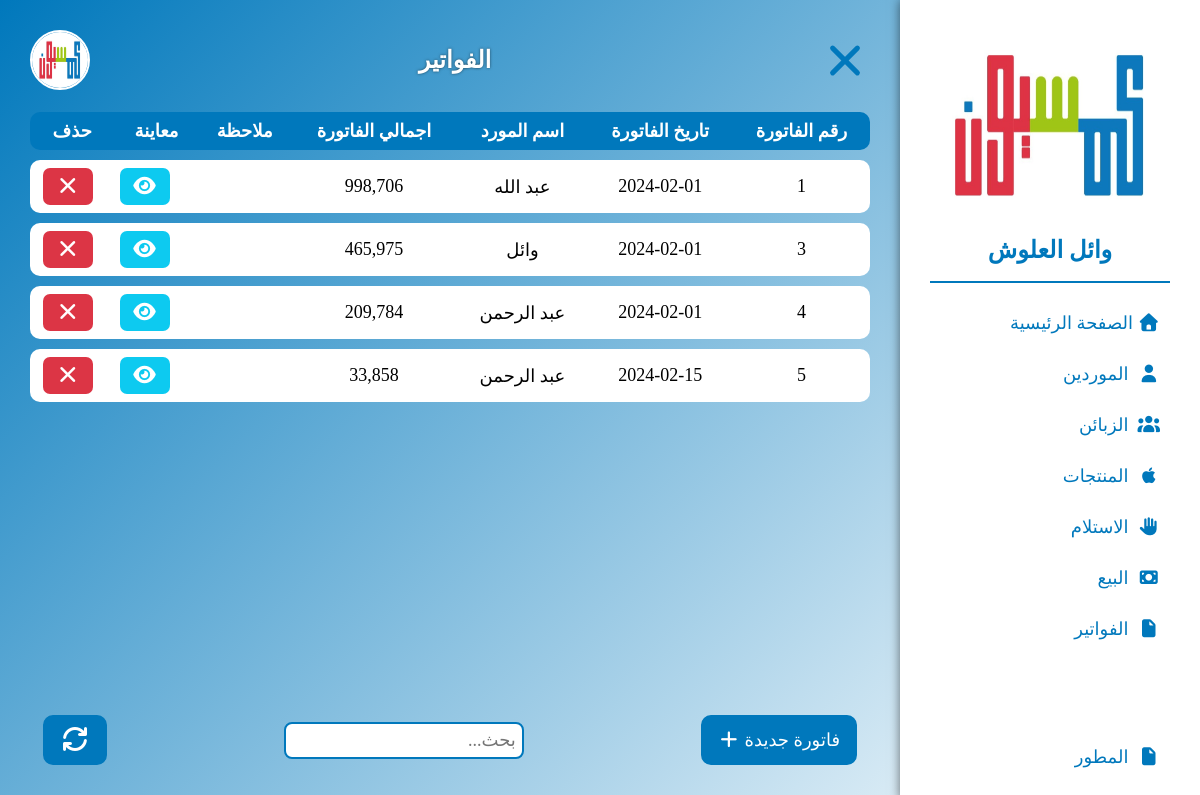
/reports.php (signed in), run on the app's committed database.
### tables this page shows
CREATE TABLE `pay_bill` (
  `pb_id` int(11) NOT NULL,
  `pb_date` date NOT NULL,
  `pb_note` text
);

### reports.php (the view, shortened to what this page needs)
<!DOCTYPE html>
<html>
<head>
    <?php include_once "includes/head.php"; ?>
</head>
<body>
    <?php include_once "includes/sider.php"; ?>
    <div class="container wid">
        <?php include_once "includes/header.php"; ?>
        <div class="table">
            <table>
                <thead>
                    <tr>
                        <th>رقم الفاتورة</th>
                        <th>تاريخ الفاتورة</th>
                        <th>اسم المورد</th>
                        <th> اجمالي الفاتورة</th>
                        <th>ملاحظة</th>
                        <th>معاينة</th>
                        <th>حذف</th>
                    </tr>
                </thead>
                <tbody id="tbody">
                    <?php
                    include_once "includes/conn.php";
                    if ($conn) {
                        $sql = mysqli_query($conn, 'SELECT DISTINCT pay_bill.pb_id,pb_date,f_name,pb_note FROM pay_bill,farmer,sale WHERE pay_bill.pb_id=sale.pb_id AND sale.f_id=farmer.f_id AND pay_bill.pb_id >=1 ORDER BY pb_id;');
                        if (mysqli_num_rows($sql) > 0) {
                            while ($data = mysqli_fetch_assoc($sql)) {
                    ?>
                                <tr>
                                    <td><?php echo $data["pb_id"]; ?></td>
                                    <td><?php echo $data["pb_date"]; ?></td>
                                    <td><?php echo $data["f_name"]; ?></td>
                                    <td>
                                        <?php include_once "includes/conn.php";
                                        if ($conn) {
                                            $pb_id = $data['pb_id'];
                                            $sql1 = mysqli_query($conn, "SELECT sum((s_price * s_weight )-(s_price * s_weight * p_comm)) FROM sale,product WHERE sale.p_id=product.p_id AND sale.pb_id = '$pb_id'");
                                            while ($data1 = mysqli_fetch_assoc($sql1)) {
                                                echo number_format(round($data1['sum((s_price * s_weight )-(s_price * s_weight * p_comm))'], 1));
                                            }
                                        } ?></td>
                                    <td><?php echo $data["pb_note"]; ?></td>
                                    <td class="">
                                        <div class="view" data-id="<?php echo $data["pb_id"]; ?>" data-note="<?php echo $data["pb_note"]; ?>"  data-date="<?php echo $data["pb_date"]; ?>" data-fname="<?php echo $data["f_name"]; ?>">
                                            <i class="fa-sharp fa-solid fa-eye"></i>
                                        </div>
                                    </td>
                                    <td class="">
                                        <div class="delet" data-id="<?php echo $data["pb_id"]; ?>">
                                            <i class="fa-solid fa-close"></i>
                                        </div>
                                    </td>
                                </tr>
                    <?php
                            }
                        }
                    }
                    ?>
                </tbody>
            </table>
        </div>
        <div class="settings flex-b p10">
            <div id="btn-dialog-add" class="btn">فاتورة جديدة <i class="fa-solid fa-plus"></i></div>
            <div class="input-box">
                <input type="text" id="search" name="search" autofocus placeholder="بحث...">
            </div>
            <a href="reports.php" class="btn btn-square">
                <i class="fa-solid fa-refresh"></i>
            </a>
        </div>
    </div>
</body>
</html>

### includes/head.php (shortened to what this page needs)
<link rel="stylesheet" href="styles/main.css">
<link rel="stylesheet" href="styles/navs.css">
<link rel="stylesheet" href="styles/table.css">
<link rel="stylesheet" href="https://cdnjs.cloudflare.com/ajax/libs/font-awesome/7.0.0/css/all.min.css">

### includes/sider.php (shortened to what this page needs)
<aside class="show">
    <img src="images/icon2.jpg">
    <h2 style="color: var(--main);"><?php echo $_SESSION["username"]; ?></h2>
    <hr>
    <a id="index" href="./"><i class="fa-solid fa-home"></i>&nbsp;الصفحة الرئيسية</a>
    <a id="suppliers" href="suppliers"><i class="fa-solid fa-user"></i>&nbsp; الموردين</a>
    <a id="customers" href="customers"><i class="fa-solid fa-users"></i>&nbsp; الزبائن</a>
    <a id="products" href="products"><i class="fa-brands fa-apple"></i>&nbsp; المنتجات</a>
    <a id="resevies" href="resevies"><i class="fa-solid fa-hand"></i>&nbsp; الاستلام</a>
    <a id="sales" href="sales"><i class="fa-solid fa-money-bill"></i>&nbsp; البيع</a>
    <a id="reports" href="reports" ><i class="fa-solid fa-file"></i>&nbsp; الفواتير</a>
    <br>
    <br>
    <br>
    <br>
    <a style="align-self: auto;" id="reports" href="devoloper"><i class="fa-solid fa-file"></i>&nbsp; المطور</a>
</aside>

### includes/header.php (shortened to what this page needs)
<header class="flex-b">
    <div class="btn-sider click"></div>
    <h2>
        <?php
        $page = basename($_SERVER["PHP_SELF"]);
        switch($page){
            case "reports.php": echo "الفواتير "; break;
        }
    ?>
    </h2>
    <img src="images/icon2.jpg">
</header>

### styles/main.css (style rules this page uses)
* { margin: 0; padding: 0; box-sizing: border-box; transition: all 0.3s; font-family: wael; }
html { scroll-behavior: smooth; direction: rtl; }
i.fa-solid, i.fa-brands { transition: none !important; }
:root { --main: #0078bc; --sub: #fff; --shd: #00000088; --val: 10px; --wrong: #dc3545; --sucs: #ffc107; }
.flex-b { display: flex; align-items: center; justify-content: space-between; flex-wrap: wrap; }
.p10 { padding: var(--val); }
.btn { background-color: var(--main); color: var(--sub); padding: var(--val) 15px; margin: 3px; border-radius: var(--val); font-size: 18px; line-height: 26px; display: inline-block; text-align: center; cursor: pointer; transition: all .3s ease; border: 2px solid var(--main); outline: none; min-width: 150px; }
.btn-square { font-size: 24px; min-width: 50px !important; height: 50px !important; }
.container { width: 100%; height: 100vh; overflow: hidden; background: linear-gradient(135deg, var(--main), var(--sub)); padding: 30px; }
.container.wid { padding: 30px 330px 30px 30px; position: relative; }

### styles/navs.css (style rules this page uses)
aside { width: 300px; height: 100vh; position: fixed; top: 0; right: -300px; background-color: var(--sub); box-shadow: 0 0 10px var(--shd); padding: 20px 0; display: flex; align-items: center; justify-content: start; flex-direction: column; gap: 5px; overflow: hidden; z-index: 99; }
aside.show { right: 0; }
aside img { width: 260px; height: 260px; border: 0px solid var(--main); border-radius: 50%; margin: 0 auto; }
aside hr { border: 1px solid var(--main); width: 80%; margin: 12px 0; }
aside a { width: 100%; display: inline-block; font-size: 18px; padding: 12px 40px; color: var(--main); text-decoration: none; }
header { margin-bottom: 12px; }
header h2 { color: var(--sub); text-shadow: 0 0 3px var(--shd); }
header img { width: 60px; height: 60px; border-radius: 50%; border: 2px solid var(--sub); }
header .btn-sider { width: 50px; height: 50px; position: relative; cursor: pointer; }
header .btn-sider::after { content: ''; position: absolute; width: 40px; height: 5px; background-color: var(--main); border-radius: 5px; top: 10px; right: 5px; transition: all 0.3s; }
header .btn-sider.click::after { transform: rotate(-225deg); top: 22.5px; }
header .btn-sider.click::before { transform: rotate(225deg); bottom: 22.5px; }
header .btn-sider::before { content: ''; position: absolute; width: 40px; height: 5px; background-color: var(--main); border-radius: 5px; bottom: 10px; right: 5px; transition: all 0.3s; }
.input-box { position: relative; display: inline-block; }
.input-box input, .input-box select, .input-box textarea { font-size: 18px; outline: none; border: 2px solid var(--main); padding: 6px; border-radius: 8px; width: 240px; }

### styles/table.css (style rules this page uses)
.table { width: 100%; height: 75vh; overflow: auto; }
.table table { width: 100%; border-spacing: 0 10px; }
.table table thead tr th { background-color: var(--main); color: var(--sub); font-size: 18px; padding: 8px; }
.table table thead tr th:first-child { border-radius: 0 10px 10px 0; }
.table table thead tr th:last-child { border-radius: 10px 0 0 10px; }
.table table tbody tr td,.table table tfoot tr td { text-align: center; font-size: 18px; padding: 8px; background-color: var(--sub); }
.table table tbody tr td:first-child { border-radius: 0 10px 10px 0; }
.table table tbody tr td:last-child { border-radius: 10px 0 0 10px; }
.table .delet { color: var(--sub); background-color: var(--wrong); border-radius: 7px; font-size: 20px; width: 50px; padding: 7px; cursor: pointer; position: relative; right: 20%; }
.table .view { color: var(--sub); background-color: #0dcaf0; border-radius: 7px; font-size: 20px; width: 50px; padding: 7px; cursor: pointer; position: relative; right: 31%; }
.settings { width: 100%; }

### data on the page
pay_bill: pb_id "1", pb_date "2024-02-01", f_name "عبد الله", sum "998,706"
pay_bill: pb_id "3", pb_date "2024-02-01", f_name "وائل", sum "465,975"
pay_bill: pb_id "4", pb_date "2024-02-01", f_name "عبد الرحمن", sum "209,784"
pay_bill: pb_id "5", pb_date "2024-02-15", f_name "عبد الرحمن", sum "33,858"

### other printed values
$_SESSION["username"] "وائل العلوش"
